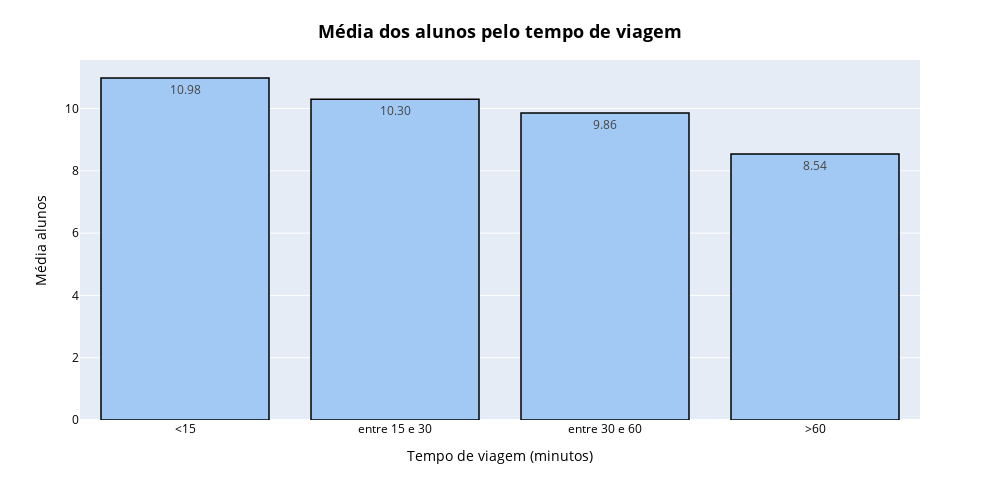

The code cell stored with this chart in its notebook:
### Markdown cell above
## 2.6 Verificando a relação entre o tempo de viagem e a média dos alunos.

### Code cell
df_tempo = df_edu.groupby(by='traveltime').mean()['media']
df_tempo.index = ['<15', 'entre 15 e 30', 'entre 30 e 60', '>60']
fig = px.bar(df_tempo, text_auto='.2f')
fig.update_layout(
    xaxis_title='Tempo de viagem (minutos)',
    yaxis_title="Média alunos",
    showlegend=False,
    legend_title="",
    width=1000,
    height=500,
    xaxis = {'color' :'black'},    
    yaxis = {'color' :'black'},
    titlefont={'size': 18},
    title={
        'text': '<b>Média dos alunos pelo tempo de viagem<b>',
        'y': 0.95,
        'x': 0.5,
        'font_color': 'black'
    })
fig.update_traces(marker_color=sample(1)[0], marker_line_color='black',
                  marker_line_width=1.5)

### Figure 1 — Plotly figure (JSON) as saved in the notebook; plotly's stock layout.template omitted (floating-point values rounded to 4 significant figures)
{"data": [{"alignmentgroup": "True", "hovertemplate": "variable=media<br>index=%{x}<br>value=%{y}<extra></extra>", "legendgroup": "media", "marker": {"color": "#a1c9f4", "line": {"color": "black", "width": 1.5}, "pattern": {"shape": ""}}, "name": "media", "offsetgroup": "media", "orientation": "v", "showlegend": true, "textposition": "auto", "texttemplate": "%{y:.2f}", "type": "bar", "x": ["<15", "entre 15 e 30", "entre 30 e 60", ">60"], "xaxis": "x", "y": [10.98, 10.3, 9.855, 8.542], "yaxis": "y"}], "layout": {"barmode": "relative", "height": 500, "legend": {"title": {"text": ""}, "tracegroupgap": 0}, "margin": {"t": 60}, "showlegend": false, "title": {"font": {"color": "black", "size": 18}, "text": "<b>Média dos alunos pelo tempo de viagem<b>", "x": 0.5, "y": 0.95}, "width": 1000, "xaxis": {"anchor": "y", "color": "black", "domain": [0, 1], "title": {"text": "Tempo de viagem (minutos)"}}, "yaxis": {"anchor": "x", "color": "black", "domain": [0, 1], "title": {"text": "Média alunos"}}}}
